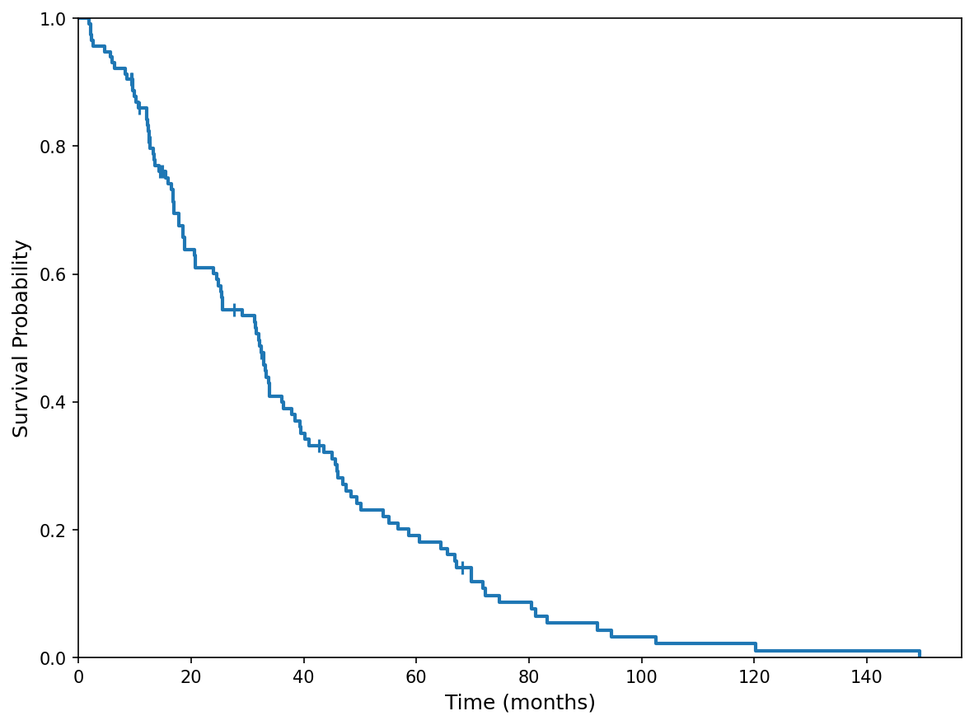
#> input picture data/synthetic/easy_000.png, 974 x 725 px, shrunk from 1182 x 880 before the run
$ python -i cv_extractor.py   (imports and definitions only)
#> lines starting #> are read from the running program, lines starting #| are printed output that depends on the picture
#> further down, picture is the input picture: shape (725, 974, 3); mean B, G, R 251.7, 251.3, 250.6
"""
Computer vision based curve extraction.

Uses OpenCV to precisely extract KM curve coordinates from plot images.
This module handles:
- Color-based curve segmentation with CI-aware filtering
- Scan-line based curve tracing
- Step function detection
- Post-processing and monotonicity enforcement
"""

import cv2
import numpy as np
from typing import Dict, List, Optional, Tuple

from .utils import (
    pixel_to_data,
    enforce_monotonicity,
    hex_to_rgb,
    color_distance_lab,
)


def detect_plot_bbox_cv(image: np.ndarray) -> Dict[str, float]:
    """Detect the plot bounding box using multiple strategies.

    Uses a combination of approaches for robustness:
    1. Tick mark detection (most reliable)
    2. Axis line detection via projection profiles
    3. Hough line detection (fallback)

    Args:
        image: BGR image.

    Returns:
        Dict with x_min, x_max, y_min, y_max in pixel coordinates.
    """
    gray = cv2.cvtColor(image, cv2.COLOR_BGR2GRAY)
    h, w = gray.shape

    # Strategy 1: Use projection profiles to find axes
    # The y-axis is a vertical line with many dark pixels in a single column
    # The x-axis is a horizontal line with many dark pixels in a single row

    # Binary threshold - find very dark pixels (axis lines, tick marks, text)
    _, binary = cv2.threshold(gray, 60, 255, cv2.THRESH_BINARY_INV)
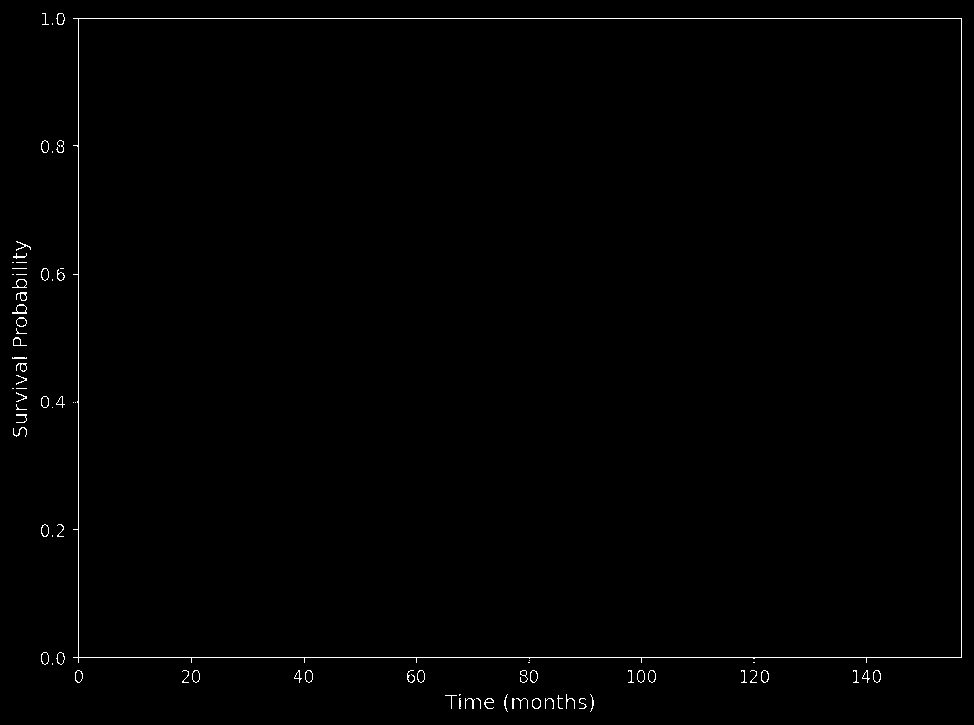
#> binary: shape (725, 974); 0.71% white in thin lines or dots

    # Also detect medium-dark pixels (less aggressive)
    _, binary_soft = cv2.threshold(gray, 128, 255, cv2.THRESH_BINARY_INV)
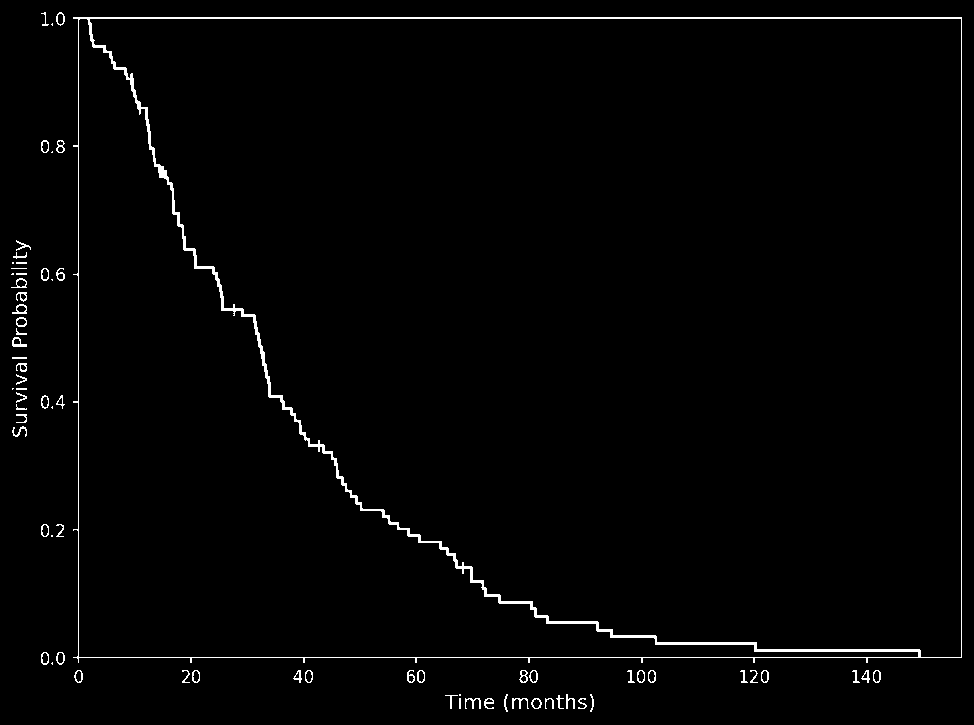
#> binary_soft: shape (725, 974); 1.6% white in thin lines or dots

    # Column projection: count dark pixels per column
    col_projection = np.sum(binary > 0, axis=0).astype(float)
#> col_projection = 974 values, max 647 at index 78, min 0 at index 0, mean 5.16
    # Row projection: count dark pixels per row
    row_projection = np.sum(binary > 0, axis=1).astype(float)
#> row_projection = 725 values, max 893 at index 18, min 0 at index 0, mean 6.93

    # The y-axis is a vertical line with a HIGH column projection value
    # It's typically the leftmost prominent column
    # Normalize
    col_norm = col_projection / h
#> col_norm = 974 values, max 0.892 at index 78, min 0 at index 0, mean 0.00711

    # Find the y-axis: leftmost column with >20% dark pixels
    # (axis line spans most of the plot height)
    x_min_candidates = np.where(col_norm > 0.15)[0]
#> x_min_candidates = [78, 961]
    if len(x_min_candidates) > 0:
        # Take the leftmost cluster
        x_min = float(x_min_candidates[0])
#> x_min = 78
        # Skip past consecutive axis pixels
        for i in range(1, len(x_min_candidates)):
            if x_min_candidates[i] - x_min_candidates[i-1] > 5:
                break
            x_min = float(x_min_candidates[i])
#> this loop made 1 pass
        x_min += 1  # Move past the axis line itself
#> x_min = 79
    else:
        x_min = w * 0.10

    # Find the x-axis: bottommost row with >20% dark pixels
    row_norm = row_projection / w
#> row_norm = 725 values, max 0.917 at index 18, min 0 at index 0, mean 0.00711
    y_max_candidates = np.where(row_norm > 0.15)[0]
#> y_max_candidates = [18, 657]
    if len(y_max_candidates) > 0:
        # Take the bottommost cluster (but not the very bottom which might be labels)
        # Filter to the middle/lower part of the image
        lower_candidates = y_max_candidates[y_max_candidates > h * 0.4]
#> lower_candidates = [657]
        if len(lower_candidates) > 0:
            y_max = float(lower_candidates[-1])
#> y_max = 657
            # Walk backwards to find the actual axis line
            for i in range(len(lower_candidates) - 2, -1, -1):
                if lower_candidates[i+1] - lower_candidates[i] > 5:
                    break
                y_max = float(lower_candidates[i])
#> this loop made 0 passes
            y_max -= 1  # Move above the axis line
#> y_max = 656
        else:
            y_max = h * 0.85
    else:
        y_max = h * 0.85

    # Find the top of the plot area: look for the topmost colored/dark content
    # that is part of the plot (not title text)
    # Use the soft binary for this
    col_soft = np.sum(binary_soft[:int(h*0.5), int(x_min):] > 0, axis=1)
#> col_soft = 362 values, max 883 at index 17, min 0 at index 0, mean 10.02
    top_content = np.where(col_soft > 10)[0]
#> top_content = 24 values from 17 to 316
    if len(top_content) > 0:
        # The top of the plot area is around where content begins
        y_min = float(max(top_content[0] - 5, 0))
#> y_min = 12
    else:
        y_min = h * 0.05

    # Find the right edge of the plot area
    # Look for the rightmost column with significant content
    right_content_rows = binary_soft[int(y_min):int(y_max), :]
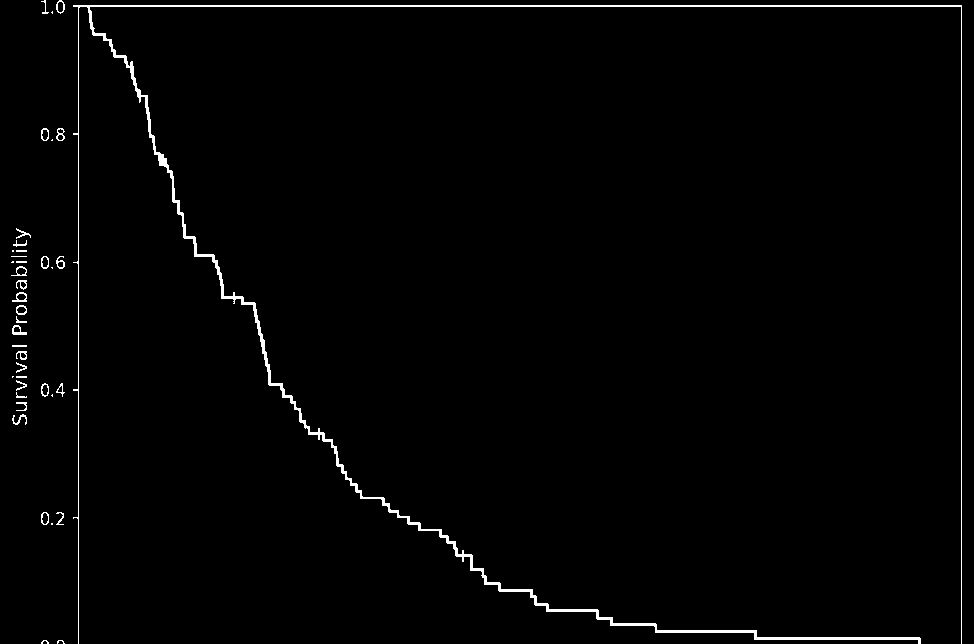
#> right_content_rows: shape (644, 974); 1.4% white in thin lines or dots
    col_content = np.sum(right_content_rows > 0, axis=0)
#> col_content = 974 values, max 639 at index 78, min 0 at index 0, mean 8.85
    right_cols = np.where(col_content > 5)[0]
#> right_cols = 254 values from 12 to 961
    if len(right_cols) > 0:
        x_max = float(min(right_cols[-1] + 5, w - 1))
#> x_max = 966
    else:
        x_max = w * 0.95

    # Strategy 2: Verify with Hough lines
    edges = cv2.Canny(gray, 50, 150, apertureSize=3)
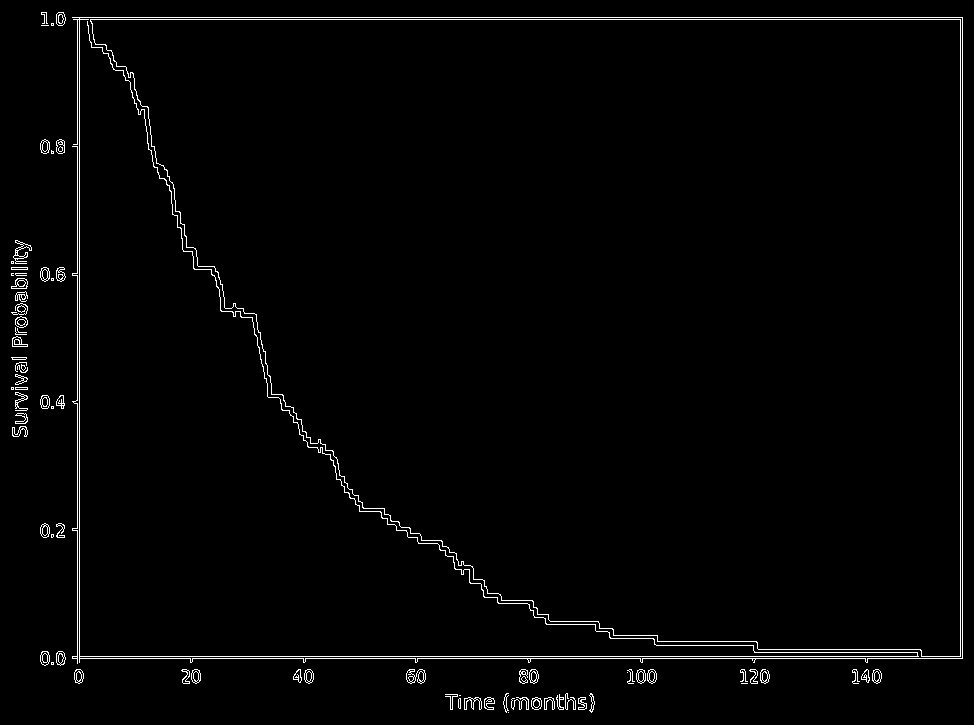
#> edges: shape (725, 974); 1.8% white in thin lines or dots
    lines = cv2.HoughLinesP(edges, 1, np.pi / 180, threshold=80,
                            minLineLength=min(w, h) * 0.3, maxLineGap=10)
#> lines = [[44, 19, 962, 19], [44, 17, 962, 17], [40, 658, 962, 658], [40, 656, 962, 656], [77, 682, 77, 20], [962, 657, 962, 18], [960, 655, 960, 20], [79, 683, 79, 18]]

    if lines is not None:
        h_lines_y = []
        v_lines_x = []

        for line in lines:
            x1, y1, x2, y2 = line[0]
            length = np.sqrt((x2-x1)**2 + (y2-y1)**2)
            angle = np.abs(np.arctan2(y2 - y1, x2 - x1))

            if angle < np.pi / 18 and length > min(w, h) * 0.3:
                h_lines_y.append((y1 + y2) / 2)
            elif angle > np.pi * 8 / 18 and length > min(w, h) * 0.3:
                v_lines_x.append((x1 + x2) / 2)
#> this loop made 8 passes
#> (x1, y1, x2, y2, length, angle) on passes 1 to 8: (44, 19, 962, 19, 918, 0), (44, 17, 962, 17, 918, 0), (40, 658, 962, 658, 922, 0), (40, 656, 962, 656, 922, 0), (77, 682, 77, 20, 662, 1.57), (962, 657, 962, 18, 639, 1.57), (960, 655, 960, 20, 635, 1.57), (79, 683, 79, 18, 665, 1.57)
#> after the loop, h_lines_y = [19, 17, 658, 656]; v_lines_x = [77, 962, 960, 79]

        # Cross-validate with Hough results
        if v_lines_x:
            left_hough = [x for x in v_lines_x if x < w * 0.25]
#> left_hough = [77, 79]
            if left_hough:
                hough_x_min = max(left_hough) + 1
#> hough_x_min = 80
                # Use Hough if close to projection result
                if abs(hough_x_min - x_min) < w * 0.1:
                    x_min = (x_min + hough_x_min) / 2
#> x_min = 79.5

        if h_lines_y:
            bottom_hough = [y for y in h_lines_y if y > h * 0.5]
#> bottom_hough = [658, 656]
            if bottom_hough:
                hough_y_max = max(bottom_hough) - 1
#> hough_y_max = 657
                if abs(hough_y_max - y_max) < h * 0.1:
                    y_max = (y_max + hough_y_max) / 2
#> y_max = 656.5

    # Sanity checks
    x_min = max(x_min, w * 0.04)
    x_max = min(x_max, w * 0.99)
#> x_max = 964.3
    y_min = max(y_min, h * 0.01)
    y_max = min(y_max, h * 0.95)

    if x_max - x_min < w * 0.3:
        x_min = w * 0.10
        x_max = w * 0.95
    if y_max - y_min < h * 0.3:
        y_min = h * 0.05
        y_max = h * 0.85

    return {
        'x_min': float(x_min),
        'x_max': float(x_max),
        'y_min': float(y_min),
        'y_max': float(y_max),
    }


# [485 lines left out: functions create_color_mask, create_line_mask, refine_color_from_image, extract_curve_scanline, _find_clusters, extract_step_function and 3 more, not called in this run]

>>> import cv2
>>> picture = cv2.imread('../data/synthetic/easy_000.png')
>>> result = detect_plot_bbox_cv(picture)
#> result = {'x_min': 79.5, 'x_max': 964.3, 'y_min': 12, 'y_max': 656.5}

$ run again, on data/synthetic/easy_003.png
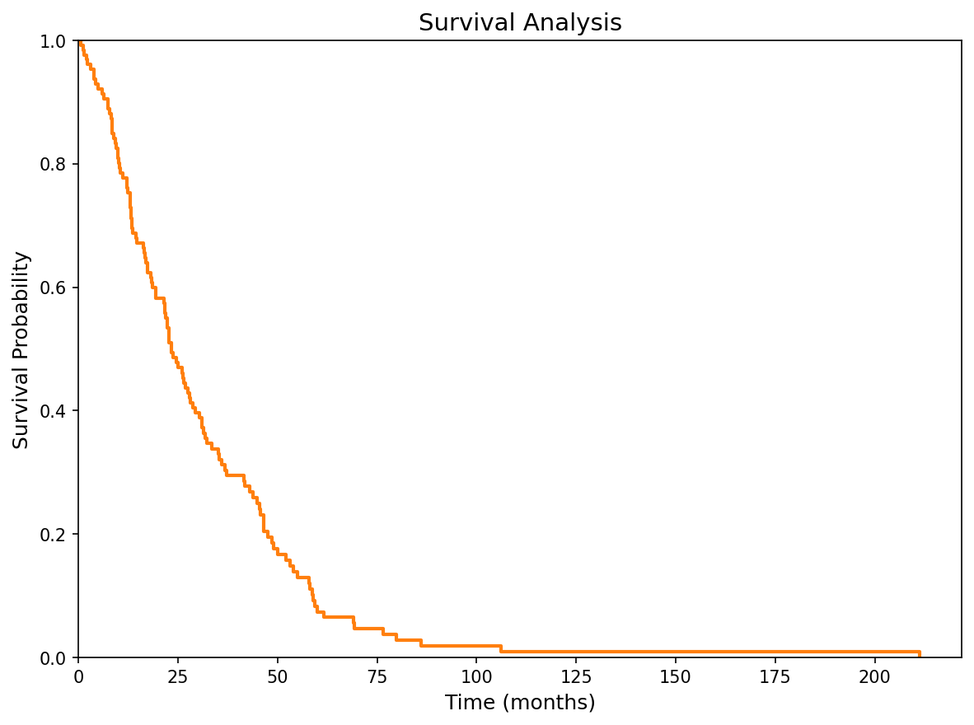
#> input picture data/synthetic/easy_003.png, 974 x 725 px, shrunk from 1182 x 880 before the run
#> picture is the input picture: shape (725, 974, 3); mean B, G, R 250.2, 251, 251.9
#> binary: shape (725, 974); 0.81% white in thin lines or dots
#> binary_soft: shape (725, 974); 0.98% white in thin lines or dots
#> col_projection = 974 values, max 625 at index 78, min 0 at index 0, mean 5.86
#> row_projection = 725 values, max 893 at index 657, min 0 at index 0, mean 7.87
#> col_norm = 974 values, max 0.862 at index 78, min 0 at index 0, mean 0.00808
#> x_min_candidates = [78, 961]
#> in detect_plot_bbox_cv, `x_min = float(x_min_candidates[0])`: x_min = 78
#> the loop in detect_plot_bbox_cv, `for i in range(1, len(x_min_candidates)):` made 1 pass
#> in detect_plot_bbox_cv, `x_min += 1`: x_min = 79
#> row_norm = 725 values, max 0.917 at index 657, min 0 at index 0, mean 0.00808
#> y_max_candidates = [40, 657]
#> lower_candidates = [657]
#> in detect_plot_bbox_cv, `y_max = float(lower_candidates[-1])`: y_max = 657
#> in detect_plot_bbox_cv, `y_max -= 1`: y_max = 656
#> col_soft = 362 values, max 883 at index 40, min 0 at index 0, mean 5.92
#> top_content = 18 values from 13 to 40
#> y_min = 8
#> in detect_plot_bbox_cv, `right_content_rows = binary_soft[int(y_min):int(y_max), :]`:
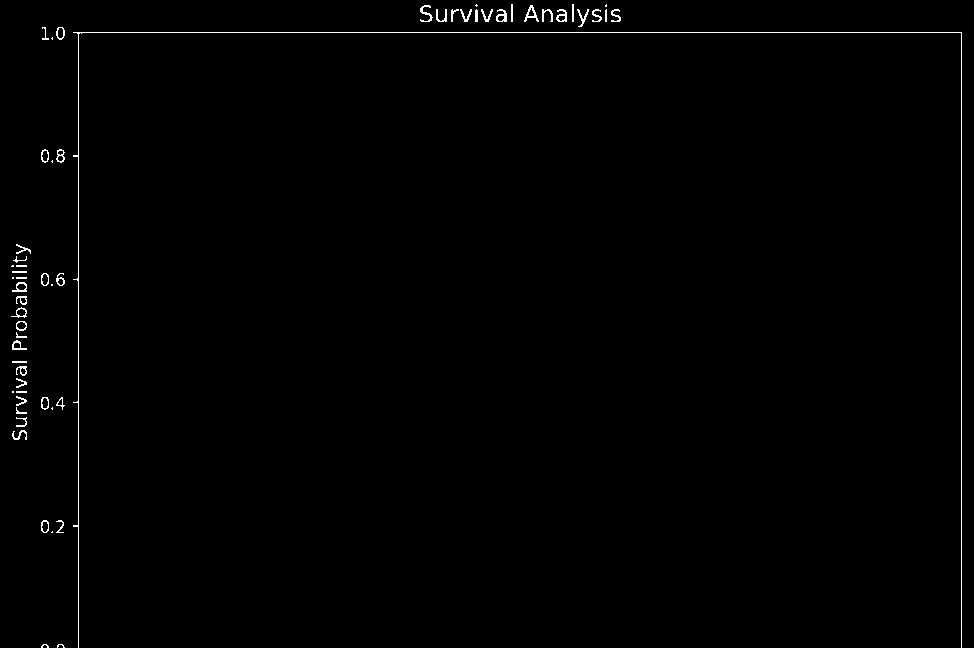
#> right_content_rows: shape (648, 974); 0.7% white in thin lines or dots
#> col_content = 974 values, max 616 at index 78, min 0 at index 0, mean 4.51
#> right_cols = 150 values from 12 to 961
#> in detect_plot_bbox_cv, `x_max = float(min(right_cols[-1] + 5, w - 1))`: x_max = 966
#> in detect_plot_bbox_cv, `edges = cv2.Canny(gray, 50, 150, apertureSize=3)`:
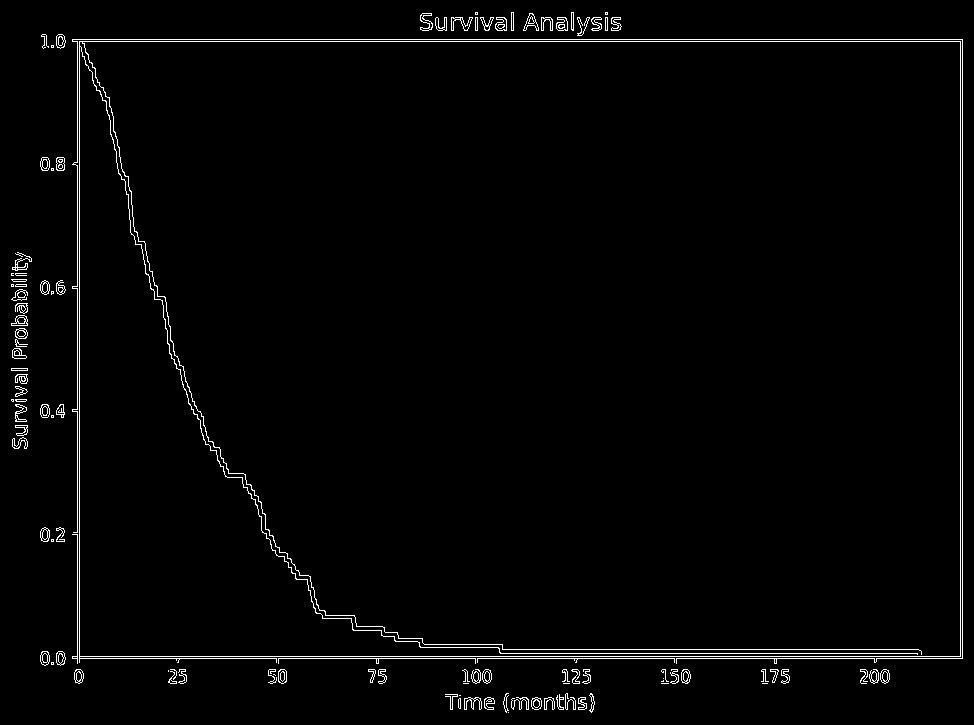
#> edges: shape (725, 974); 1.9% white in thin lines or dots
#> lines = [[40, 658, 962, 658], [44, 41, 962, 41], [44, 39, 962, 39], [40, 656, 962, 656], [960, 655, 960, 42], [79, 683, 79, 42], [962, 657, 962, 40], [77, 682, 77, 42], [499, 649, 918, 649], [500, 653, 921, 653]]
#> the loop in detect_plot_bbox_cv, `for line in lines:` made 10 passes
#> (x1, y1, x2, y2, length, angle) on passes 1 to 8: (40, 658, 962, 658, 922, 0), (44, 41, 962, 41, 918, 0), (44, 39, 962, 39, 918, 0), (40, 656, 962, 656, 922, 0), (960, 655, 960, 42, 613, 1.57), (79, 683, 79, 42, 641, 1.57), (962, 657, 962, 40, 617, 1.57), (77, 682, 77, 42, 640, 1.57)
#> after the loop in detect_plot_bbox_cv, `for line in lines:`: h_lines_y = [658, 41, 39, 656, 649, 653]; v_lines_x = [960, 79, 962, 77]
#> left_hough = [79, 77]
#> hough_x_min = 80
#> in detect_plot_bbox_cv, `x_min = (x_min + hough_x_min) / 2`: x_min = 79.5
#> bottom_hough = [658, 656, 649, 653]
#> hough_y_max = 657
#> in detect_plot_bbox_cv, `y_max = (y_max + hough_y_max) / 2`: y_max = 656.5
#> in detect_plot_bbox_cv, `x_max = min(x_max, w * 0.99)`: x_max = 964.3
#> result = {'x_min': 79.5, 'x_max': 964.3, 'y_min': 8, 'y_max': 656.5}
